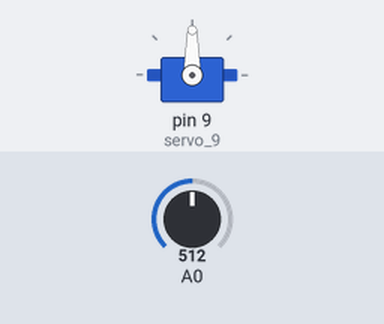
Bench run of a sketch on a simulated Arduino Uno, built with avr-gcc and run on an emulated ATmega328P. Shown: servo. The inputs (shaded band) are chosen by the test bench; at power-on: A0 = 512. What the sketch prints to the serial monitor is not drawn.

Above: at 1.2 s.
1.3 s: A0 set to 716
At 2.1 s:
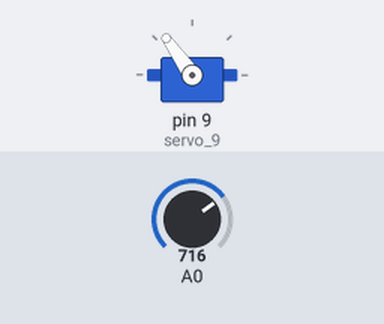
2.8 s: A0 set to 900
At 3.4 s:
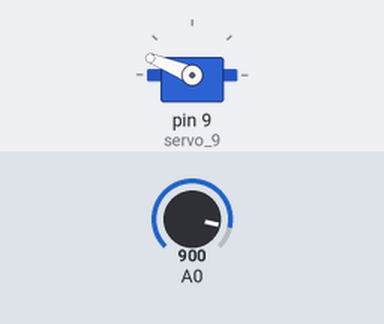
4.3 s: A0 set to 1023
At 5.5 s:
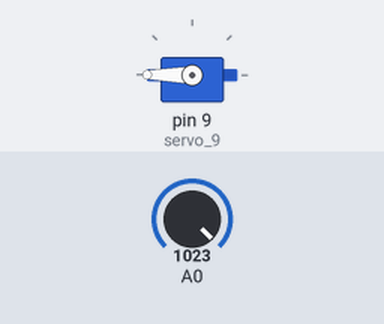
5.8 s: A0 set to 306
At 6.9 s:
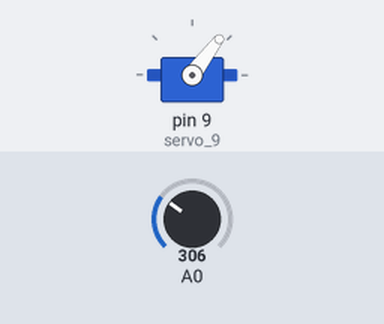
7.3 s: A0 set to 122
At 7.9 s:
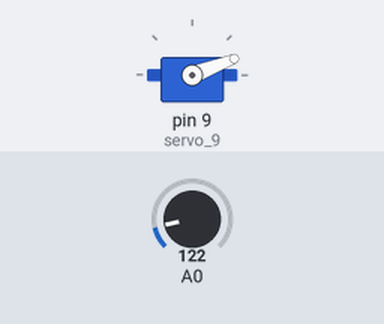
8.8 s: A0 set to 0
At 10.1 s:
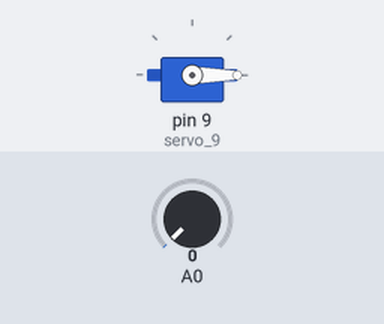
Timing chart, 0 to 11.3 s (numbered marks = the images above; inputs shaded):
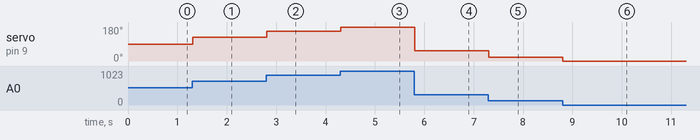

Measured:
- after the input at 1.3 s, servo on pin 9 (servo_9): 90° → 125° at once
- after the input at 2.8 s, servo on pin 9 (servo_9): 125° → 158° at once
- after the input at 4.3 s, servo on pin 9 (servo_9): 158° → 180° at once
- after the input at 5.8 s, servo on pin 9 (servo_9): 180° → 53° at once
- after the input at 7.3 s, servo on pin 9 (servo_9): 53° → 21° at once
- after the input at 8.8 s, servo on pin 9 (servo_9): 21° → 0° at once

The sketch:

PotentiometerServo.ino
```cpp
#include <Servo.h>

int pos = 0;
int sensorValue = 0;

Servo servo_9;

void setup()
{
  servo_9.attach(9, 500, 2500);
  Serial.begin(9600);
  pinMode(A0, INPUT);
}

void loop()
{

  sensorValue = analogRead(A0);
  sensorValue = map(sensorValue,0,1023,0,180);
  Serial.println(sensorValue);

  servo_9.write(sensorValue);
}
```
